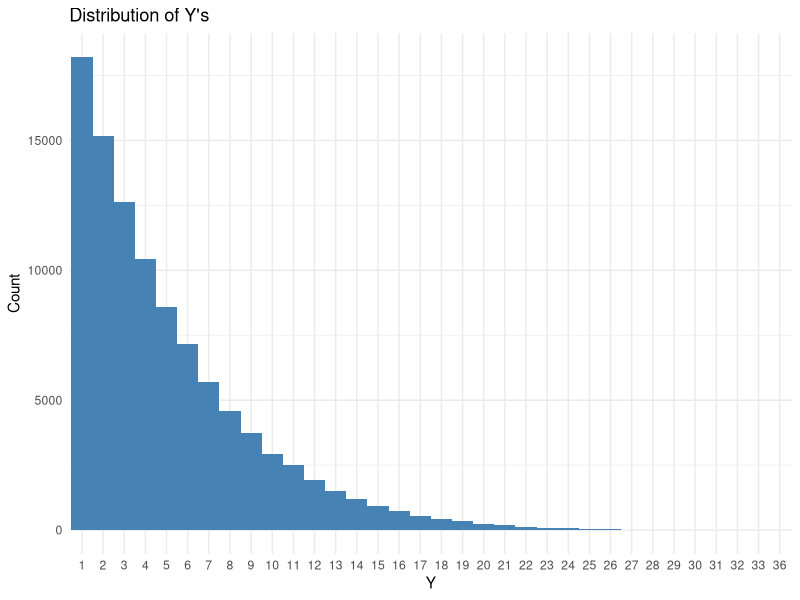
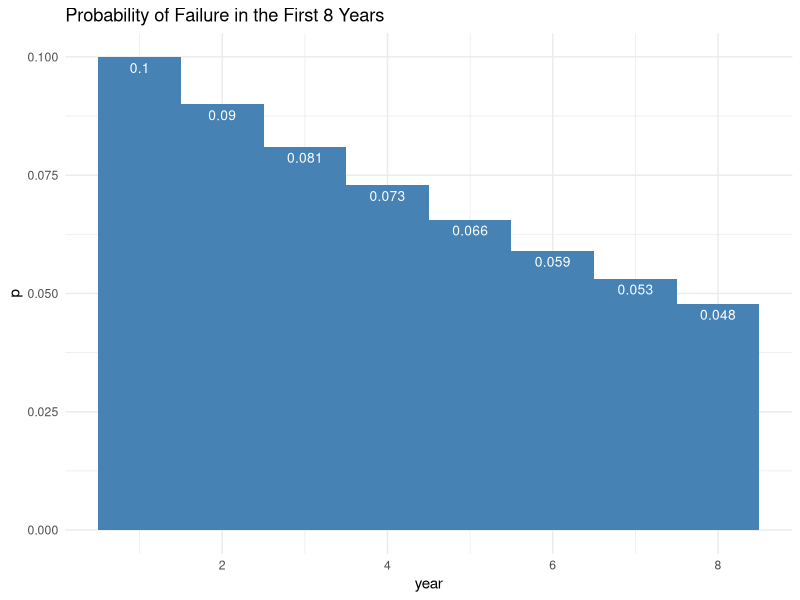

Generate these figures, in order, with R:
## ---- chunk 1
set.seed(42)
n <- 100000
k <- 50
draws <- 10
Y <- c()
for (i in 1:n){
  Xn <- sample(1:k, draws, TRUE)
  Y <- c(Y, min(Xn))
}
## ---- chunk 2
library(ggplot2)

ggplot(data.frame(table(Y)), aes(Y, Freq)) + 
  geom_bar(stat = "identity", fill = "steelblue", width = 1) +
  theme_minimal() +
  ylab("Count") + 
  ggtitle("Distribution of Y's")
## ---- chunk 3
n_failures_before_success <- 8
probability_of_success <- 1/10

p_ns <- c()
for (n in 1:n_failures_before_success){
  p_n <- probability_of_success * (1 - probability_of_success)^(n-1)
  p_ns <- c(p_ns, p_n)
}

ggplot(data.frame(year = 1:n_failures_before_success, p = p_ns), aes(year,p)) + 
  geom_bar(stat = "identity", fill = "steelblue", width = 1) +
  geom_text(aes(label = round(p,3)), vjust = 1.6, color = "white", size = 3.5) +
  theme_minimal() +
  ggtitle("Probability of Failure in the First 8 Years")
## ---- chunk 4
n_failures_before_success <- 8
probability_of_success <- 1/10

p <- 0
for (n in 1:n_failures_before_success){
  p <- p + probability_of_success * (1 - probability_of_success) ^ (n - 1)
}

p_geometric <- 1 - p

message(paste("Probability that the machine will fail after 8 years:", p_geometric))
## ---- chunk 5
expected_value_geom <- 1 / probability_of_success

message(paste("Expected value:", expected_value_geom))
## ---- chunk 6
variance <- (1 - probability_of_success) / (probability_of_success ^ 2)

standard_deviation_geom <- sqrt(variance)

message(paste("Standard deviation:", standard_deviation_geom))
## ---- chunk 7
p_exponential <- exp(1) ^ (-n_failures_before_success /expected_value_geom)

message(paste("Probability that the machine will fail after 8 years:", p_exponential))
## ---- chunk 8
expected_value_exp <- 1 / probability_of_success

message(paste("Expected value:", expected_value_exp))
## ---- chunk 9
standard_deviation_exp <- sqrt(1 / (probability_of_success ^ 2))

message(paste("Standard deviation:", standard_deviation_exp))
## ---- chunk 10
p_binomial <- pbinom(0, 8, 0.1)
message(paste("Probability that the machine will fail after 8 years:", p_binomial))
## ---- chunk 11
expected_value_binom <- n_failures_before_success * probability_of_success

message(paste("Expected value:", expected_value_binom))
## ---- chunk 12
standard_deviation_binom <- sqrt(n_failures_before_success * probability_of_success*(1 - probability_of_success))

message(paste("Standard deviation:", standard_deviation_binom))
## ---- chunk 13
x <- 8
mu <- 10
p_poisson <- ((mu^x) * (exp(1)^-mu)) / factorial(x)
message(paste("Probability that the machine will fail after 8 years:", p_poisson))
## ---- chunk 14
expected_value_poisson <- mu

message(paste("Expected value:", expected_value_poisson))
## ---- chunk 15
standard_deviation_poisson <- sqrt(mu)
## ---- chunk 16
library(kableExtra)
library(dplyr)

data.frame(Model = c("Geometric", "Exponential", "Binomial", "Poisson"),
           Probability = c(p_geometric, p_exponential, p_binomial, p_poisson),
           ex = c(expected_value_geom, expected_value_exp, expected_value_binom, expected_value_poisson),
           sd = c(standard_deviation_geom, standard_deviation_exp, standard_deviation_binom, standard_deviation_poisson)) %>%
  rename("Expected Value" = ex,
         "Standard Deviation" = sd) %>%
  kable() %>%
  kable_styling()
